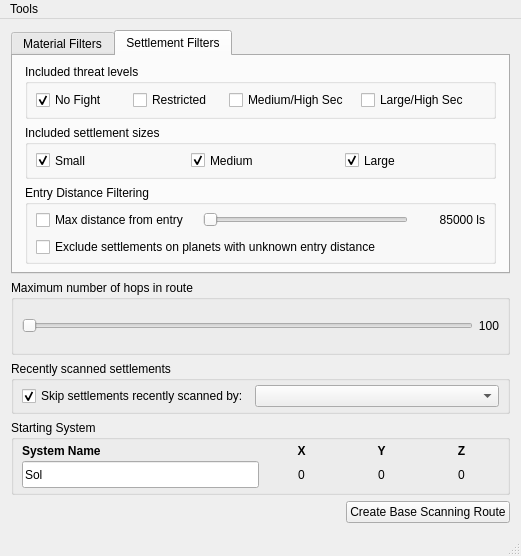
<?xml version="1.0" encoding="UTF-8"?>
<ui version="4.0">
 <class>MainWindow</class>
 <widget class="QMainWindow" name="MainWindow">
  <property name="geometry">
   <rect>
    <x>0</x>
    <y>0</y>
    <width>521</width>
    <height>556</height>
   </rect>
  </property>
  <property name="sizePolicy">
   <sizepolicy hsizetype="MinimumExpanding" vsizetype="MinimumExpanding">
    <horstretch>0</horstretch>
    <verstretch>0</verstretch>
   </sizepolicy>
  </property>
  <property name="minimumSize">
   <size>
    <width>521</width>
    <height>0</height>
   </size>
  </property>
  <property name="windowTitle">
   <string>EDPathFinder</string>
  </property>
  <widget class="QWidget" name="centralWidget">
   <property name="sizePolicy">
    <sizepolicy hsizetype="MinimumExpanding" vsizetype="MinimumExpanding">
     <horstretch>100</horstretch>
     <verstretch>100</verstretch>
    </sizepolicy>
   </property>
   <property name="minimumSize">
    <size>
     <width>521</width>
     <height>0</height>
    </size>
   </property>
   <property name="baseSize">
    <size>
     <width>450</width>
     <height>543</height>
    </size>
   </property>
   <layout class="QVBoxLayout" name="verticalLayout">
    <item>
     <widget class="QTabWidget" name="filterTabs">
      <property name="currentIndex">
       <number>1</number>
      </property>
      <widget class="QWidget" name="materialFilterTab">
       <attribute name="title">
        <string>Material Filters</string>
       </attribute>
       <layout class="QVBoxLayout" name="verticalLayout_3">
        <property name="leftMargin">
         <number>12</number>
        </property>
        <property name="topMargin">
         <number>8</number>
        </property>
        <property name="rightMargin">
         <number>12</number>
        </property>
        <property name="bottomMargin">
         <number>8</number>
        </property>
        <item>
         <layout class="QGridLayout" name="gridLayout_2">
          <item row="0" column="0">
           <widget class="QCheckBox" name="csd">
            <property name="sizePolicy">
             <sizepolicy hsizetype="MinimumExpanding" vsizetype="Preferred">
              <horstretch>0</horstretch>
              <verstretch>0</verstretch>
             </sizepolicy>
            </property>
            <property name="text">
             <string>Classified Scan Databanks</string>
            </property>
           </widget>
          </item>
          <item row="0" column="1">
           <widget class="QCheckBox" name="csf">
            <property name="sizePolicy">
             <sizepolicy hsizetype="MinimumExpanding" vsizetype="Preferred">
              <horstretch>0</horstretch>
              <verstretch>0</verstretch>
             </sizepolicy>
            </property>
            <property name="text">
             <string>Classified Scan Fragment</string>
            </property>
           </widget>
          </item>
          <item row="1" column="0">
           <widget class="QCheckBox" name="slf">
            <property name="sizePolicy">
             <sizepolicy hsizetype="MinimumExpanding" vsizetype="Preferred">
              <horstretch>0</horstretch>
              <verstretch>0</verstretch>
             </sizepolicy>
            </property>
            <property name="text">
             <string>Specialized Legacy Firmware</string>
            </property>
           </widget>
          </item>
          <item row="1" column="1">
           <widget class="QCheckBox" name="dsd">
            <property name="sizePolicy">
             <sizepolicy hsizetype="MinimumExpanding" vsizetype="Preferred">
              <horstretch>0</horstretch>
              <verstretch>0</verstretch>
             </sizepolicy>
            </property>
            <property name="text">
             <string>Divergent Scan Data</string>
            </property>
           </widget>
          </item>
          <item row="2" column="0">
           <widget class="QCheckBox" name="osk">
            <property name="sizePolicy">
             <sizepolicy hsizetype="MinimumExpanding" vsizetype="Preferred">
              <horstretch>0</horstretch>
              <verstretch>0</verstretch>
             </sizepolicy>
            </property>
            <property name="text">
             <string>Open Symmetric Keys</string>
            </property>
           </widget>
          </item>
          <item row="2" column="1">
           <widget class="QCheckBox" name="mef">
            <property name="sizePolicy">
             <sizepolicy hsizetype="MinimumExpanding" vsizetype="Preferred">
              <horstretch>0</horstretch>
              <verstretch>0</verstretch>
             </sizepolicy>
            </property>
            <property name="text">
             <string>Modified Embedded Firmware</string>
            </property>
           </widget>
          </item>
          <item row="3" column="0">
           <widget class="QCheckBox" name="cif">
            <property name="sizePolicy">
             <sizepolicy hsizetype="MinimumExpanding" vsizetype="Preferred">
              <horstretch>0</horstretch>
              <verstretch>0</verstretch>
             </sizepolicy>
            </property>
            <property name="text">
             <string>Cracked Industrial Firmware</string>
            </property>
           </widget>
          </item>
          <item row="3" column="1">
           <widget class="QCheckBox" name="sfp">
            <property name="sizePolicy">
             <sizepolicy hsizetype="MinimumExpanding" vsizetype="Preferred">
              <horstretch>0</horstretch>
              <verstretch>0</verstretch>
             </sizepolicy>
            </property>
            <property name="text">
             <string>Security Firmware Patch</string>
            </property>
           </widget>
          </item>
          <item row="4" column="0">
           <widget class="QCheckBox" name="mcf">
            <property name="sizePolicy">
             <sizepolicy hsizetype="MinimumExpanding" vsizetype="Preferred">
              <horstretch>0</horstretch>
              <verstretch>0</verstretch>
             </sizepolicy>
            </property>
            <property name="text">
             <string>Modified Consumer Firmware</string>
            </property>
           </widget>
          </item>
          <item row="4" column="1">
           <widget class="QCheckBox" name="tec">
            <property name="sizePolicy">
             <sizepolicy hsizetype="MinimumExpanding" vsizetype="Preferred">
              <horstretch>0</horstretch>
              <verstretch>0</verstretch>
             </sizepolicy>
            </property>
            <property name="text">
             <string>Tagged Encryption Codes</string>
            </property>
           </widget>
          </item>
          <item row="5" column="0">
           <widget class="QCheckBox" name="uef">
            <property name="sizePolicy">
             <sizepolicy hsizetype="MinimumExpanding" vsizetype="Preferred">
              <horstretch>0</horstretch>
              <verstretch>0</verstretch>
             </sizepolicy>
            </property>
            <property name="text">
             <string>Unusual Encrypted Files</string>
            </property>
           </widget>
          </item>
          <item row="5" column="1">
           <widget class="QCheckBox" name="jump">
            <property name="sizePolicy">
             <sizepolicy hsizetype="MinimumExpanding" vsizetype="MinimumExpanding">
              <horstretch>0</horstretch>
              <verstretch>0</verstretch>
             </sizepolicy>
            </property>
            <property name="minimumSize">
             <size>
              <width>278</width>
              <height>0</height>
             </size>
            </property>
            <property name="toolTip">
             <string>Exclude bases that require wall climbing and/or jumping to reach all data points (safely). </string>
            </property>
            <property name="text">
             <string>Exclude Jump Required</string>
            </property>
           </widget>
          </item>
         </layout>
        </item>
        <item>
         <spacer name="verticalSpacer">
          <property name="orientation">
           <enum>Qt::Vertical</enum>
          </property>
          <property name="sizeType">
           <enum>QSizePolicy::MinimumExpanding</enum>
          </property>
          <property name="sizeHint" stdset="0">
           <size>
            <width>20</width>
            <height>0</height>
           </size>
          </property>
         </spacer>
        </item>
        <item>
         <layout class="QGridLayout" name="gridLayout_4">
          <property name="verticalSpacing">
           <number>12</number>
          </property>
          <item row="0" column="0">
           <widget class="QLabel" name="label_5">
            <property name="text">
             <string>Minimum matched materials:</string>
            </property>
           </widget>
          </item>
          <item row="0" column="1">
           <widget class="QSlider" name="minMats">
            <property name="minimum">
             <number>1</number>
            </property>
            <property name="maximum">
             <number>1</number>
            </property>
            <property name="orientation">
             <enum>Qt::Horizontal</enum>
            </property>
           </widget>
          </item>
          <item row="0" column="2">
           <widget class="QLabel" name="minMatsLabel">
            <property name="text">
             <string>0</string>
            </property>
           </widget>
          </item>
          <item row="1" column="0">
           <widget class="QLabel" name="label_6">
            <property name="text">
             <string>Minimum drop probability:</string>
            </property>
           </widget>
          </item>
          <item row="1" column="1">
           <widget class="QSlider" name="dropProbability">
            <property name="maximum">
             <number>20</number>
            </property>
            <property name="singleStep">
             <number>1</number>
            </property>
            <property name="pageStep">
             <number>4</number>
            </property>
            <property name="orientation">
             <enum>Qt::Horizontal</enum>
            </property>
           </widget>
          </item>
          <item row="1" column="2">
           <widget class="QLabel" name="dropProbabilityLabel">
            <property name="minimumSize">
             <size>
              <width>22</width>
              <height>0</height>
             </size>
            </property>
            <property name="text">
             <string>9.99</string>
            </property>
           </widget>
          </item>
         </layout>
        </item>
        <item>
         <spacer name="verticalSpacer_2">
          <property name="orientation">
           <enum>Qt::Vertical</enum>
          </property>
          <property name="sizeType">
           <enum>QSizePolicy::MinimumExpanding</enum>
          </property>
          <property name="sizeHint" stdset="0">
           <size>
            <width>20</width>
            <height>0</height>
           </size>
          </property>
         </spacer>
        </item>
       </layout>
      </widget>
      <widget class="QWidget" name="settlementFilterTab">
       <attribute name="title">
        <string>Settlement Filters</string>
       </attribute>
       <layout class="QVBoxLayout" name="verticalLayout_4">
        <property name="leftMargin">
         <number>12</number>
        </property>
        <property name="topMargin">
         <number>8</number>
        </property>
        <property name="rightMargin">
         <number>12</number>
        </property>
        <property name="bottomMargin">
         <number>8</number>
        </property>
        <item>
         <widget class="QGroupBox" name="groupBox_3">
          <property name="sizePolicy">
           <sizepolicy hsizetype="MinimumExpanding" vsizetype="MinimumExpanding">
            <horstretch>0</horstretch>
            <verstretch>0</verstretch>
           </sizepolicy>
          </property>
          <property name="title">
           <string>Included threat levels</string>
          </property>
          <layout class="QHBoxLayout" name="horizontalLayout_3">
           <property name="spacing">
            <number>8</number>
           </property>
           <property name="leftMargin">
            <number>8</number>
           </property>
           <property name="topMargin">
            <number>4</number>
           </property>
           <property name="rightMargin">
            <number>8</number>
           </property>
           <property name="bottomMargin">
            <number>4</number>
           </property>
           <item>
            <widget class="QCheckBox" name="noSec">
             <property name="sizePolicy">
              <sizepolicy hsizetype="MinimumExpanding" vsizetype="MinimumExpanding">
               <horstretch>5</horstretch>
               <verstretch>0</verstretch>
              </sizepolicy>
             </property>
             <property name="toolTip">
              <string>No combat needed for these bases.</string>
             </property>
             <property name="statusTip">
              <string/>
             </property>
             <property name="text">
              <string>No Fight</string>
             </property>
             <property name="checked">
              <bool>true</bool>
             </property>
            </widget>
           </item>
           <item>
            <widget class="QCheckBox" name="restrictedSec">
             <property name="sizePolicy">
              <sizepolicy hsizetype="MinimumExpanding" vsizetype="MinimumExpanding">
               <horstretch>5</horstretch>
               <verstretch>0</verstretch>
              </sizepolicy>
             </property>
             <property name="toolTip">
              <string>Restricted / long distance (M5H)</string>
             </property>
             <property name="toolTipDuration">
              <number>-1</number>
             </property>
             <property name="statusTip">
              <string/>
             </property>
             <property name="text">
              <string>Restricted</string>
             </property>
             <property name="checked">
              <bool>false</bool>
             </property>
            </widget>
           </item>
           <item>
            <widget class="QCheckBox" name="mediumSec">
             <property name="sizePolicy">
              <sizepolicy hsizetype="MinimumExpanding" vsizetype="MinimumExpanding">
               <horstretch>7</horstretch>
               <verstretch>0</verstretch>
              </sizepolicy>
             </property>
             <property name="toolTip">
              <string>Most medium sized high security bases.</string>
             </property>
             <property name="text">
              <string>Medium/High Sec</string>
             </property>
            </widget>
           </item>
           <item>
            <widget class="QCheckBox" name="highSec">
             <property name="sizePolicy">
              <sizepolicy hsizetype="MinimumExpanding" vsizetype="MinimumExpanding">
               <horstretch>7</horstretch>
               <verstretch>0</verstretch>
              </sizepolicy>
             </property>
             <property name="toolTip">
              <string>Large and military high security bases. Very dangerous, and hard to solo.</string>
             </property>
             <property name="statusTip">
              <string/>
             </property>
             <property name="text">
              <string>Large/High Sec</string>
             </property>
            </widget>
           </item>
          </layout>
         </widget>
        </item>
        <item>
         <widget class="QGroupBox" name="groupBox_4">
          <property name="sizePolicy">
           <sizepolicy hsizetype="MinimumExpanding" vsizetype="MinimumExpanding">
            <horstretch>0</horstretch>
            <verstretch>0</verstretch>
           </sizepolicy>
          </property>
          <property name="toolTip">
           <string>Select one or more settlement sizes. </string>
          </property>
          <property name="title">
           <string>Included settlement sizes</string>
          </property>
          <layout class="QHBoxLayout" name="horizontalLayout">
           <property name="spacing">
            <number>15</number>
           </property>
           <property name="leftMargin">
            <number>8</number>
           </property>
           <property name="topMargin">
            <number>4</number>
           </property>
           <property name="rightMargin">
            <number>8</number>
           </property>
           <property name="bottomMargin">
            <number>4</number>
           </property>
           <item>
            <widget class="QCheckBox" name="smallSize">
             <property name="sizePolicy">
              <sizepolicy hsizetype="Preferred" vsizetype="Preferred">
               <horstretch>0</horstretch>
               <verstretch>0</verstretch>
              </sizepolicy>
             </property>
             <property name="text">
              <string>Small</string>
             </property>
             <property name="checked">
              <bool>true</bool>
             </property>
            </widget>
           </item>
           <item>
            <widget class="QCheckBox" name="mediumSize">
             <property name="sizePolicy">
              <sizepolicy hsizetype="Preferred" vsizetype="Preferred">
               <horstretch>0</horstretch>
               <verstretch>0</verstretch>
              </sizepolicy>
             </property>
             <property name="text">
              <string>Medium</string>
             </property>
             <property name="checked">
              <bool>true</bool>
             </property>
            </widget>
           </item>
           <item>
            <widget class="QCheckBox" name="largeSize">
             <property name="sizePolicy">
              <sizepolicy hsizetype="Preferred" vsizetype="Preferred">
               <horstretch>0</horstretch>
               <verstretch>0</verstretch>
              </sizepolicy>
             </property>
             <property name="text">
              <string>Large</string>
             </property>
             <property name="checked">
              <bool>true</bool>
             </property>
            </widget>
           </item>
          </layout>
         </widget>
        </item>
        <item>
         <widget class="QGroupBox" name="groupBox">
          <property name="title">
           <string>Entry Distance Filtering</string>
          </property>
          <layout class="QVBoxLayout" name="verticalLayout_2">
           <property name="leftMargin">
            <number>8</number>
           </property>
           <property name="topMargin">
            <number>4</number>
           </property>
           <property name="rightMargin">
            <number>8</number>
           </property>
           <property name="bottomMargin">
            <number>4</number>
           </property>
           <item>
            <layout class="QHBoxLayout" name="distanceLayout">
             <property name="spacing">
              <number>14</number>
             </property>
             <item>
              <widget class="QCheckBox" name="distanceCheckbox">
               <property name="text">
                <string>Max distance from entry</string>
               </property>
              </widget>
             </item>
             <item>
              <widget class="QSlider" name="distanceSlider">
               <property name="sizePolicy">
                <sizepolicy hsizetype="MinimumExpanding" vsizetype="Fixed">
                 <horstretch>1</horstretch>
                 <verstretch>0</verstretch>
                </sizepolicy>
               </property>
               <property name="orientation">
                <enum>Qt::Horizontal</enum>
               </property>
               <property name="tickInterval">
                <number>1</number>
               </property>
              </widget>
             </item>
             <item>
              <widget class="QLabel" name="distanceLabel">
               <property name="sizePolicy">
                <sizepolicy hsizetype="MinimumExpanding" vsizetype="Preferred">
                 <horstretch>0</horstretch>
                 <verstretch>0</verstretch>
                </sizepolicy>
               </property>
               <property name="minimumSize">
                <size>
                 <width>63</width>
                 <height>22</height>
                </size>
               </property>
               <property name="text">
                <string>85000 ls</string>
               </property>
               <property name="alignment">
                <set>Qt::AlignRight|Qt::AlignTrailing|Qt::AlignVCenter</set>
               </property>
              </widget>
             </item>
            </layout>
           </item>
           <item>
            <widget class="QCheckBox" name="unknownDistance">
             <property name="text">
              <string>Exclude settlements on planets with unknown entry distance</string>
             </property>
            </widget>
           </item>
          </layout>
         </widget>
        </item>
       </layout>
      </widget>
     </widget>
    </item>
    <item>
     <widget class="QGroupBox" name="systemCountGroup">
      <property name="sizePolicy">
       <sizepolicy hsizetype="MinimumExpanding" vsizetype="MinimumExpanding">
        <horstretch>0</horstretch>
        <verstretch>0</verstretch>
       </sizepolicy>
      </property>
      <property name="title">
       <string>Maximum number of hops in route</string>
      </property>
      <layout class="QHBoxLayout" name="horizontalLayout_4">
       <property name="spacing">
        <number>5</number>
       </property>
       <property name="leftMargin">
        <number>8</number>
       </property>
       <property name="topMargin">
        <number>4</number>
       </property>
       <property name="rightMargin">
        <number>8</number>
       </property>
       <property name="bottomMargin">
        <number>4</number>
       </property>
       <item>
        <widget class="QSlider" name="systemCountSlider">
         <property name="sizePolicy">
          <sizepolicy hsizetype="Expanding" vsizetype="Fixed">
           <horstretch>0</horstretch>
           <verstretch>100</verstretch>
          </sizepolicy>
         </property>
         <property name="maximum">
          <number>0</number>
         </property>
         <property name="orientation">
          <enum>Qt::Horizontal</enum>
         </property>
         <property name="invertedControls">
          <bool>false</bool>
         </property>
         <property name="tickPosition">
          <enum>QSlider::NoTicks</enum>
         </property>
         <property name="tickInterval">
          <number>5</number>
         </property>
        </widget>
       </item>
       <item>
        <widget class="QLabel" name="systemCountLabel">
         <property name="sizePolicy">
          <sizepolicy hsizetype="Preferred" vsizetype="Preferred">
           <horstretch>0</horstretch>
           <verstretch>0</verstretch>
          </sizepolicy>
         </property>
         <property name="minimumSize">
          <size>
           <width>0</width>
           <height>0</height>
          </size>
         </property>
         <property name="text">
          <string>100</string>
         </property>
         <property name="alignment">
          <set>Qt::AlignRight|Qt::AlignTrailing|Qt::AlignVCenter</set>
         </property>
        </widget>
       </item>
      </layout>
     </widget>
    </item>
    <item>
     <widget class="QGroupBox" name="commanderFilterGroup">
      <property name="title">
       <string>Recently scanned settlements</string>
      </property>
      <layout class="QGridLayout" name="gridLayout_3">
       <property name="leftMargin">
        <number>8</number>
       </property>
       <property name="topMargin">
        <number>4</number>
       </property>
       <property name="rightMargin">
        <number>8</number>
       </property>
       <property name="bottomMargin">
        <number>4</number>
       </property>
       <item row="0" column="1">
        <widget class="QComboBox" name="filterCommander">
         <property name="sizePolicy">
          <sizepolicy hsizetype="MinimumExpanding" vsizetype="Preferred">
           <horstretch>0</horstretch>
           <verstretch>0</verstretch>
          </sizepolicy>
         </property>
        </widget>
       </item>
       <item row="0" column="0">
        <widget class="QCheckBox" name="filterVisited">
         <property name="sizePolicy">
          <sizepolicy hsizetype="Minimum" vsizetype="Preferred">
           <horstretch>0</horstretch>
           <verstretch>0</verstretch>
          </sizepolicy>
         </property>
         <property name="text">
          <string>Skip settlements recently scanned by:</string>
         </property>
         <property name="checked">
          <bool>true</bool>
         </property>
        </widget>
       </item>
      </layout>
     </widget>
    </item>
    <item>
     <widget class="QGroupBox" name="groupBox_6">
      <property name="sizePolicy">
       <sizepolicy hsizetype="MinimumExpanding" vsizetype="MinimumExpanding">
        <horstretch>0</horstretch>
        <verstretch>0</verstretch>
       </sizepolicy>
      </property>
      <property name="title">
       <string>Starting System</string>
      </property>
      <property name="flat">
       <bool>false</bool>
      </property>
      <layout class="QGridLayout" name="gridLayout">
       <property name="leftMargin">
        <number>8</number>
       </property>
       <property name="topMargin">
        <number>4</number>
       </property>
       <property name="rightMargin">
        <number>8</number>
       </property>
       <property name="bottomMargin">
        <number>4</number>
       </property>
       <property name="horizontalSpacing">
        <number>5</number>
       </property>
       <property name="verticalSpacing">
        <number>3</number>
       </property>
       <item row="1" column="1">
        <widget class="QLabel" name="x">
         <property name="sizePolicy">
          <sizepolicy hsizetype="Minimum" vsizetype="Preferred">
           <horstretch>0</horstretch>
           <verstretch>0</verstretch>
          </sizepolicy>
         </property>
         <property name="minimumSize">
          <size>
           <width>75</width>
           <height>0</height>
          </size>
         </property>
         <property name="font">
          <font>
           <weight>50</weight>
           <bold>false</bold>
          </font>
         </property>
         <property name="text">
          <string>0</string>
         </property>
         <property name="alignment">
          <set>Qt::AlignCenter</set>
         </property>
        </widget>
       </item>
       <item row="1" column="0">
        <widget class="NoBeepLineEdit" name="systemName">
         <property name="sizePolicy">
          <sizepolicy hsizetype="Expanding" vsizetype="Preferred">
           <horstretch>0</horstretch>
           <verstretch>100</verstretch>
          </sizepolicy>
         </property>
         <property name="toolTip">
          <string>Current system, used as starting point for route.</string>
         </property>
         <property name="text">
          <string>Sol</string>
         </property>
         <property name="placeholderText">
          <string/>
         </property>
        </widget>
       </item>
       <item row="0" column="2">
        <widget class="QLabel" name="label_3">
         <property name="font">
          <font>
           <weight>75</weight>
           <bold>true</bold>
          </font>
         </property>
         <property name="text">
          <string>Y</string>
         </property>
         <property name="alignment">
          <set>Qt::AlignCenter</set>
         </property>
        </widget>
       </item>
       <item row="0" column="0">
        <widget class="QLabel" name="label">
         <property name="font">
          <font>
           <weight>75</weight>
           <bold>true</bold>
          </font>
         </property>
         <property name="text">
          <string>System Name</string>
         </property>
        </widget>
       </item>
       <item row="0" column="1">
        <widget class="QLabel" name="label_2">
         <property name="font">
          <font>
           <weight>75</weight>
           <bold>true</bold>
          </font>
         </property>
         <property name="text">
          <string>X</string>
         </property>
         <property name="alignment">
          <set>Qt::AlignCenter</set>
         </property>
        </widget>
       </item>
       <item row="0" column="3">
        <widget class="QLabel" name="label_4">
         <property name="font">
          <font>
           <weight>75</weight>
           <bold>true</bold>
          </font>
         </property>
         <property name="text">
          <string>Z</string>
         </property>
         <property name="alignment">
          <set>Qt::AlignCenter</set>
         </property>
        </widget>
       </item>
       <item row="1" column="2">
        <widget class="QLabel" name="y">
         <property name="sizePolicy">
          <sizepolicy hsizetype="Minimum" vsizetype="Preferred">
           <horstretch>0</horstretch>
           <verstretch>0</verstretch>
          </sizepolicy>
         </property>
         <property name="minimumSize">
          <size>
           <width>75</width>
           <height>0</height>
          </size>
         </property>
         <property name="font">
          <font>
           <weight>50</weight>
           <bold>false</bold>
          </font>
         </property>
         <property name="text">
          <string>0</string>
         </property>
         <property name="alignment">
          <set>Qt::AlignCenter</set>
         </property>
        </widget>
       </item>
       <item row="1" column="3">
        <widget class="QLabel" name="z">
         <property name="sizePolicy">
          <sizepolicy hsizetype="Minimum" vsizetype="Preferred">
           <horstretch>0</horstretch>
           <verstretch>0</verstretch>
          </sizepolicy>
         </property>
         <property name="minimumSize">
          <size>
           <width>75</width>
           <height>0</height>
          </size>
         </property>
         <property name="font">
          <font>
           <weight>50</weight>
           <bold>false</bold>
          </font>
         </property>
         <property name="text">
          <string>0</string>
         </property>
         <property name="alignment">
          <set>Qt::AlignCenter</set>
         </property>
        </widget>
       </item>
      </layout>
     </widget>
    </item>
    <item>
     <layout class="QHBoxLayout" name="horizontalLayout_2">
      <property name="sizeConstraint">
       <enum>QLayout::SetDefaultConstraint</enum>
      </property>
      <item>
       <spacer name="horizontalSpacer">
        <property name="orientation">
         <enum>Qt::Horizontal</enum>
        </property>
        <property name="sizeType">
         <enum>QSizePolicy::MinimumExpanding</enum>
        </property>
        <property name="sizeHint" stdset="0">
         <size>
          <width>40</width>
          <height>20</height>
         </size>
        </property>
       </spacer>
      </item>
      <item>
       <widget class="QPushButton" name="createRouteButton">
        <property name="sizePolicy">
         <sizepolicy hsizetype="Preferred" vsizetype="Minimum">
          <horstretch>0</horstretch>
          <verstretch>0</verstretch>
         </sizepolicy>
        </property>
        <property name="text">
         <string>Create Base Scanning Route</string>
        </property>
       </widget>
      </item>
     </layout>
    </item>
   </layout>
  </widget>
  <widget class="QMenuBar" name="menuBar">
   <property name="geometry">
    <rect>
     <x>0</x>
     <y>0</y>
     <width>521</width>
     <height>22</height>
    </rect>
   </property>
   <widget class="QMenu" name="menuTools">
    <property name="title">
     <string>Tools</string>
    </property>
    <addaction name="actionMission_Custom_Routing"/>
    <addaction name="actionValuable_Exploration_Router"/>
    <addaction name="separator"/>
    <addaction name="actionPreferences"/>
   </widget>
   <addaction name="menuTools"/>
  </widget>
  <widget class="QStatusBar" name="statusBar">
   <property name="sizeGripEnabled">
    <bool>true</bool>
   </property>
  </widget>
  <action name="actionFile">
   <property name="text">
    <string>File</string>
   </property>
  </action>
  <action name="actionAbout">
   <property name="text">
    <string>About</string>
   </property>
  </action>
  <action name="actionMission_Custom_Routing">
   <property name="text">
    <string>Mission and Custom Router</string>
   </property>
   <property name="shortcut">
    <string>Ctrl+R</string>
   </property>
  </action>
  <action name="actionValuable_Exploration_Router">
   <property name="text">
    <string>Valuable Exploration Router</string>
   </property>
   <property name="shortcut">
    <string>Ctrl+E</string>
   </property>
  </action>
  <action name="actionPreferences">
   <property name="text">
    <string>Options</string>
   </property>
   <property name="shortcut">
    <string>Ctrl+O</string>
   </property>
  </action>
 </widget>
 <layoutdefault spacing="6" margin="11"/>
 <customwidgets>
  <customwidget>
   <class>NoBeepLineEdit</class>
   <extends>QLineEdit</extends>
   <header location="global">src/NoBeepLineEdit.h</header>
  </customwidget>
 </customwidgets>
 <resources/>
 <connections>
  <connection>
   <sender>systemCountSlider</sender>
   <signal>valueChanged(int)</signal>
   <receiver>systemCountLabel</receiver>
   <slot>setNum(int)</slot>
   <hints>
    <hint type="sourcelabel">
     <x>275</x>
     <y>329</y>
    </hint>
    <hint type="destinationlabel">
     <x>497</x>
     <y>326</y>
    </hint>
   </hints>
  </connection>
  <connection>
   <sender>distanceSlider</sender>
   <signal>valueChanged(int)</signal>
   <receiver>MainWindow</receiver>
   <slot>updateFilters()</slot>
   <hints>
    <hint type="sourcelabel">
     <x>384</x>
     <y>252</y>
    </hint>
    <hint type="destinationlabel">
     <x>520</x>
     <y>15</y>
    </hint>
   </hints>
  </connection>
  <connection>
   <sender>actionMission_Custom_Routing</sender>
   <signal>triggered()</signal>
   <receiver>MainWindow</receiver>
   <slot>openMissionTool()</slot>
   <hints>
    <hint type="sourcelabel">
     <x>-1</x>
     <y>-1</y>
    </hint>
    <hint type="destinationlabel">
     <x>260</x>
     <y>361</y>
    </hint>
   </hints>
  </connection>
  <connection>
   <sender>actionValuable_Exploration_Router</sender>
   <signal>triggered()</signal>
   <receiver>MainWindow</receiver>
   <slot>openExplorationTool()</slot>
   <hints>
    <hint type="sourcelabel">
     <x>-1</x>
     <y>-1</y>
    </hint>
    <hint type="destinationlabel">
     <x>260</x>
     <y>361</y>
    </hint>
   </hints>
  </connection>
  <connection>
   <sender>actionPreferences</sender>
   <signal>triggered()</signal>
   <receiver>MainWindow</receiver>
   <slot>openPreferences()</slot>
   <hints>
    <hint type="sourcelabel">
     <x>-1</x>
     <y>-1</y>
    </hint>
    <hint type="destinationlabel">
     <x>260</x>
     <y>281</y>
    </hint>
   </hints>
  </connection>
  <connection>
   <sender>minMats</sender>
   <signal>valueChanged(int)</signal>
   <receiver>minMatsLabel</receiver>
   <slot>setNum(int)</slot>
   <hints>
    <hint type="sourcelabel">
     <x>427</x>
     <y>222</y>
    </hint>
    <hint type="destinationlabel">
     <x>483</x>
     <y>219</y>
    </hint>
   </hints>
  </connection>
  <connection>
   <sender>minMats</sender>
   <signal>valueChanged(int)</signal>
   <receiver>MainWindow</receiver>
   <slot>updateFilters()</slot>
   <hints>
    <hint type="sourcelabel">
     <x>289</x>
     <y>226</y>
    </hint>
    <hint type="destinationlabel">
     <x>514</x>
     <y>194</y>
    </hint>
   </hints>
  </connection>
  <connection>
   <sender>dropProbability</sender>
   <signal>valueChanged(int)</signal>
   <receiver>MainWindow</receiver>
   <slot>updateFilters()</slot>
   <hints>
    <hint type="sourcelabel">
     <x>246</x>
     <y>262</y>
    </hint>
    <hint type="destinationlabel">
     <x>515</x>
     <y>56</y>
    </hint>
   </hints>
  </connection>
 </connections>
 <slots>
  <slot>updateFilters()</slot>
  <slot>openMissionTool()</slot>
  <slot>openExplorationTool()</slot>
  <slot>openPreferences()</slot>
 </slots>
</ui>
